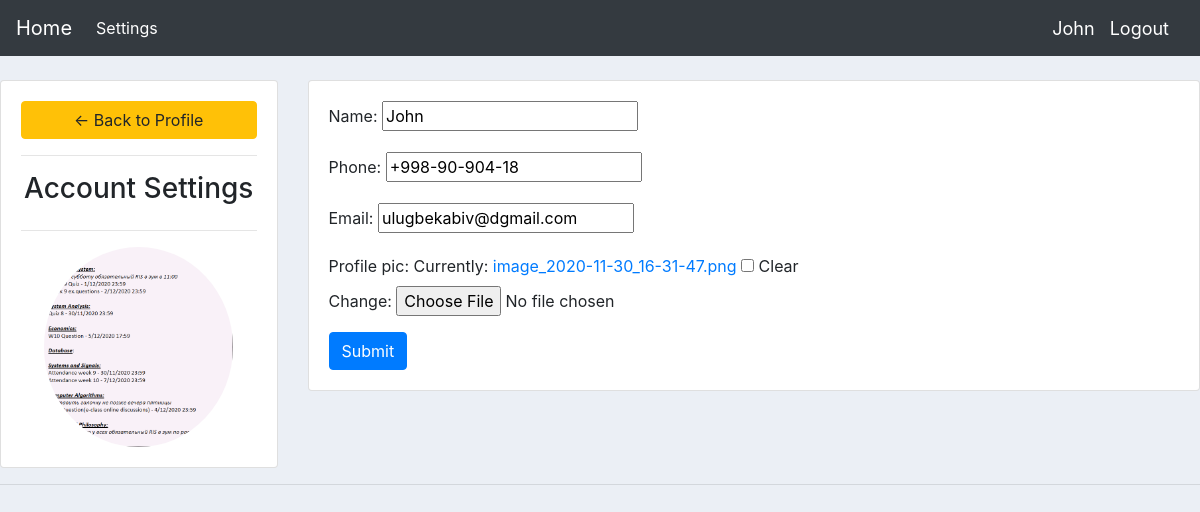
Page /account/ (signed in) on the committed database.
### accounts/models.py (models this page shows, shortened)
class Customer(models.Model):
    user = models.OneToOneField(User, null=True, on_delete=models.CASCADE)
    name = models.CharField(max_length=30, null=True)
    phone = models.CharField(max_length=20, null=True)
    email = models.CharField(max_length=50, null=True)
    date_created = models.DateField(auto_now_add=True)
    profile_pic = models.ImageField(null=True, blank=True)

### accounts/decorators.py (the view)
        def wrapper_func(request, *args, **kwargs):
            if request.user.groups.exists():
                groups = request.user.groups.all()
                if any(group.name in allowed_roles for group in groups):
                    return view_func(request, *args, **kwargs)
                return HttpResponse("Not allowed")
            messages.info(request, "That User does not belong to any group")
            return redirect("logout")

### accounts/forms.py
class CustomerForm(ModelForm):
    class Meta:
        model = models.Customer
        fields = "__all__"
        exclude = "user",

### accounts/views.py (called while the page is built)
@login_required(login_url="login")
@allowed_users(["customer"])
def account_settings_view(request):
    if request.method == "POST":
        form = forms.CustomerForm(request.POST, instance=request.user.customer)
        if form.is_valid():
            form.save()
            messages.success(request, "Account successfully created")
            return redirect("home")
    context = {"form": CustomerForm(instance=request.user.customer)}
    return render(request, "accounts/account_settings.html", context)

### accounts/templates/accounts/account_settings.html (shortened to what this page needs)
{% extends "accounts/main.html" %}
{% load static %}
{% block content %}
<br>
<div class="row">
	<div class="col-md-3">
		<div class="card card-body">
			<a class="btn btn-warning" href="{% url 'home' %}"> &#8592; Back to Profile</a>
			<hr>
			<h3 style="text-align: center">Account Settings</h3>
			<hr>
			<img class="profile-pic" src="{{request.user.customer.profile_pic.url}}" >
		</div>
	</div>
	<div class="col-md-9">
		<div class="card card-body">
			<form method="POST" action="" enctype="multipart/form-data">
				{{form.as_p}}
			<input class="btn btn-primary" type="submit" name="Update Information">
			</form>
		</div>
	</div>
</div>
{% endblock %}

### accounts/templates/accounts/navbar.html (shortened to what this page needs)
{% load static %}
<nav class="navbar navbar-expand-lg navbar-dark bg-dark">
  <a class="navbar-brand" href="{% url "home" %}">Home</a>
  <div class="collapse navbar-collapse" id="navbarNav">
    <ul class="navbar-nav">
        {% if request.user.is_staff %}
      <li class="nav-item active">
        <a class="nav-link" href="{% url 'home' %}">Dashboard <span class="sr-only">(current)</span></a>
      </li>
      <li class="nav-item">
        <a class="nav-link" href="{% url 'products' %}">Products</a>
      </li>
        {% else %}
         <li class="nav-item active">
         <a class="nav-link" href="{% url 'account' %}">Settings <span class="sr-only">(current)</span></a>
         </li>
        {% endif %}
    </ul>
  </div>
    {% if request.user.is_authenticated %}
        <span class="hello-msg">{{ request.user }}</span>
        <span ><a class="hello-msg btn-block" href="{% url 'logout' %}" >Logout</a></span>
    {% else %}
        <span ><a class="hello-msg btn-block" href="{% url 'login' %}" >Login</a></span>
        <span ><a class="hello-msg btn-block" href="{% url 'register' %}" >Register</a></span>
    {% endif %}
</nav>

### static/css/main.css (style rules this page uses)
body { background-color: #ebeff5; }

### accounts/templates/accounts/navbar.html (style rules this page uses)
.hello-msg { font-size: 18px; color : #ffffff; margin-right: 15px; }

### accounts/templates/accounts/account_settings.html (style rules this page uses)
.profile-pic { max-width: 200px; max-height:200px; margin: 0 auto; border-radius: 50%; }

### rows in the picture
Customer: name "John", phone "+998-90-904-18", email "ulugbekabiv@dgmail.com"

### other values in the picture
{{ request.user }} "John"
